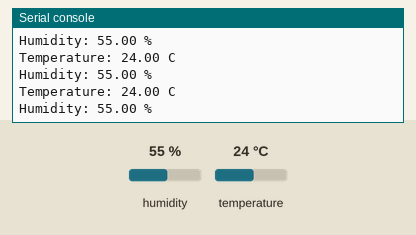
Simulated run of this program. Board: Raspberry Pi Pico running CircuitPython. On the bench: the last lines printed to the serial console. The inputs (shaded band) are chosen by the test bench; at power-on: humidity 55 %, temperature 24 °C.

Above: at 1.2 s.
1.3 s: humidity set to 22 %
At 1.32 s:
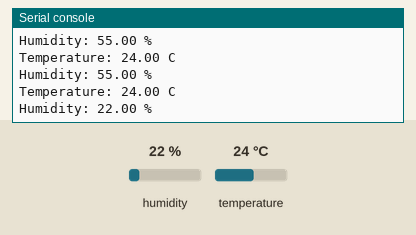
2.8 s: temperature set to 12 °C
At 3.93 s:
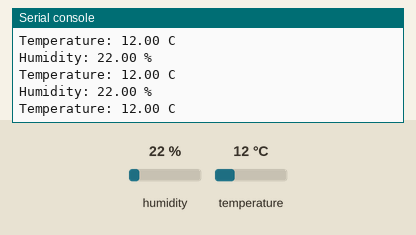
4.3 s: humidity set to 40 %
At 4.34 s:
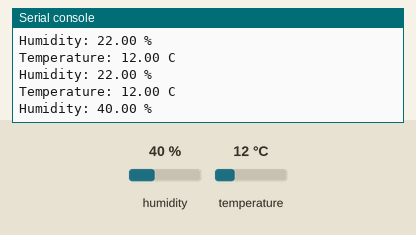
Timing chart, 0 to 7.3 s (numbered marks = the images above; inputs shaded):
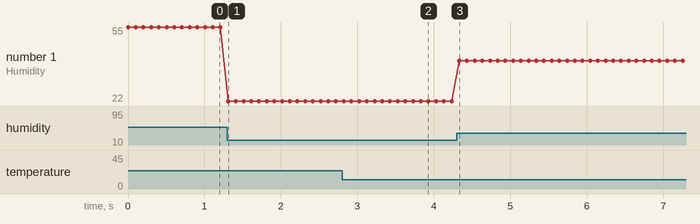

The program:

air_humidity_and_temperature.py
```python
import time
import board
import busio
import adafruit_sht31d

# Create I2C bus
i2c = busio.I2C(scl=board.GP3, sda=board.GP2)

# Create sensor instance
sensor = adafruit_sht31d.SHT31D(i2c)

# Main loop to read temperature and humidity
while True:
    temperature = sensor.temperature
    humidity = sensor.relative_humidity

    print(f"Temperature: {temperature:.2f} C")
    print(f"Humidity: {humidity:.2f} %")

    time.sleep(0.1)  # Delay for 2 seconds
```

Measured:
- after the input at 1.3 s, the serial console: prints a new line at once (image 1)
- after the input at 2.8 s, the serial console: prints a new line at once (image 2)
- after the input at 4.3 s, the serial console: prints a new line at once (image 3)
- plotted number 1: 55 → 22 after the input at 1.3 s, 22 → 40 after the input at 4.3 s
